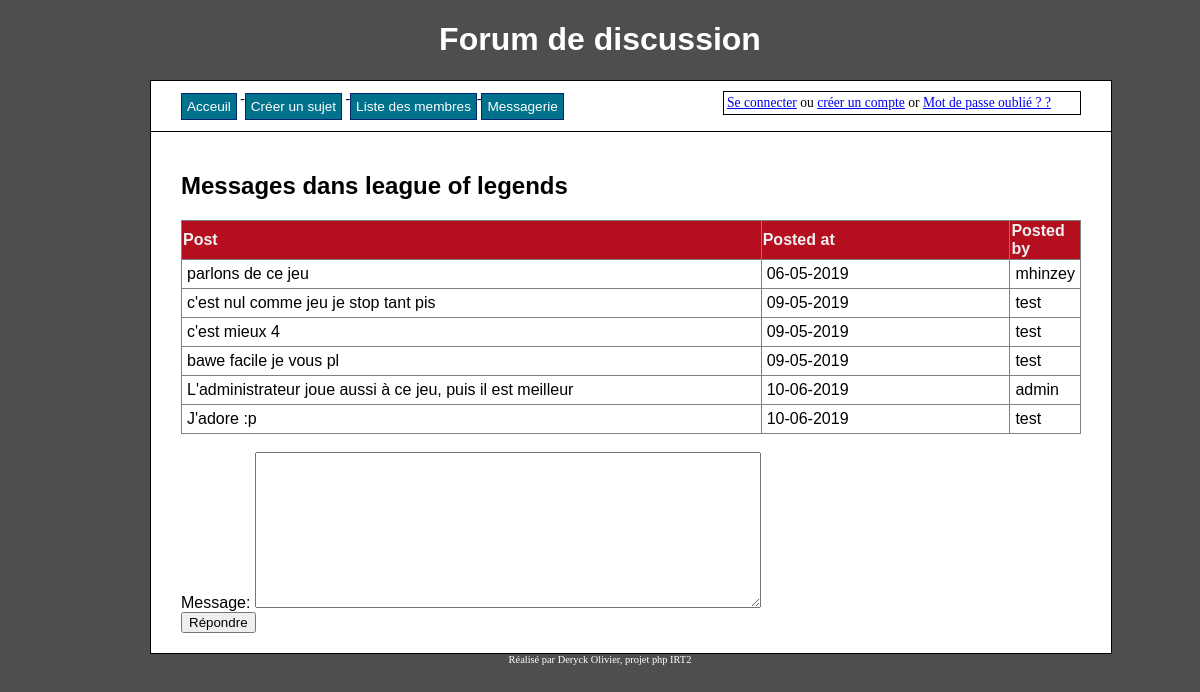
Page /codeSource/php/topic.php?id=2 on the committed database.
### tables this page shows
CREATE TABLE IF NOT EXISTS `topics` (
  `topic_id` int(8) NOT NULL AUTO_INCREMENT,
  `topic_subject` varchar(255) NOT NULL,
  `topic_date` datetime NOT NULL,
  `topic_cat` int(8) NOT NULL,
  `topic_by` int(8) NOT NULL,
  PRIMARY KEY (`topic_id`),
  KEY `topic_cat` (`topic_cat`),
  KEY `topic_by` (`topic_by`)
);

CREATE TABLE IF NOT EXISTS `posts` (
  `post_id` int(8) NOT NULL AUTO_INCREMENT,
  `post_content` text NOT NULL,
  `post_date` datetime NOT NULL,
  `post_topic` int(8) NOT NULL,
  `post_by` int(8) NOT NULL,
  PRIMARY KEY (`post_id`),
  KEY `post_topic` (`post_topic`),
  KEY `post_by` (`post_by`)
);

CREATE TABLE IF NOT EXISTS `users` (
  `user_id` int(8) NOT NULL AUTO_INCREMENT,
  `user_name` varchar(30) NOT NULL,
  `user_pass` varchar(255) NOT NULL,
  `user_email` varchar(255) NOT NULL,
  `profil_pic` varchar(260) NOT NULL DEFAULT 'default.png',
  `user_date` datetime NOT NULL,
  `user_level` int(8) NOT NULL DEFAULT '0',
  `description` varchar(300) DEFAULT NULL,
  `country` varchar(63) NOT NULL,
  PRIMARY KEY (`user_id`),
  UNIQUE KEY `user_name_unique` (`user_name`)
);

### codeSource/php/topic.php (the view, shortened to what this page needs)
<?php
include 'connect.php';
include 'header.php';
$sql=$con->prepare( "SELECT * FROM topics WHERE topic_id =:id");
$sql->bindValue('id', $_GET['id'], PDO::PARAM_INT);
$result=$sql->execute();
$row = $sql->fetch(PDO::FETCH_ASSOC);
if($_SERVER['REQUEST_METHOD'] != 'POST')
{
	if(!$result)
	{
		echo 'Impossible d\'afficher le sujet.';
		print_r($sql->errorInfo());
	}
	else
	{
		if($row == 0)
		{
			echo 'Ce sujet n\'existe pas.';
		}
		else
		{
				echo '<h2>Messages dans ' . $row['topic_subject'] .  '</h2>';
			$sql=$con->prepare( "SELECT
						*
					FROM
						posts
					WHERE
						post_topic = :topic");
			$sql->bindValue('topic', $_GET['id'], PDO::PARAM_INT);
			$result = $sql->execute();
			$row = $sql->fetchColumn();
			if(!$result)
			{
				echo 'The posts could not be displayed, please try again later.';
			}
			else
			{
				if($row == 0)
				{
					echo 'Aucune réponse pour le moment.';
				}
				else
				{
					echo '<table border="1">
						  <tr>
							<th>Post</th>
							<th>Posted at</th>
							<th>Posted by</th>
						  </tr>';
					$sql->execute();
				$results=$sql->fetchAll();
                foreach($results as $row)
					{
						echo '<tr>';
							echo '<td class="leftpart">';
								echo  htmlentities($row->post_content) ;
							echo '</td>';
							echo '<td class="rightpart">';
								echo date('d-m-Y', strtotime($row->post_date));
							echo '</td>';
							echo '<td class="rightpart">';
							$user=$con->prepare("SELECT user_name from users where user_id =:by ");
							$user->bindValue('by', $row->post_by, PDO::PARAM_INT);
							$user->execute();
							$username=$user->fetch();
							echo $username->user_name;
							echo '</td>';
						echo '</tr>';
					}
				}
			}
		}
		echo ' </table> <br><form method="post" action="">
			Message: <textarea name="reply" /></textarea>
				<br>
				<input type="submit" value="Répondre" />
			 </form>';
	}
}
include 'footer.php';
?>

### codeSource/css/style.css (style rules this page uses)
body { background-color: #4E4E4E; text-align: center; }
table { border-collapse: collapse; width: 100%; }
th { background-color: #B40E1F; color: #F0F0F0; }
td { padding: 5px; }
.leftpart { width: 70%; }
.rightpart { width: 30%; }
textarea { width: 500px; height: 150px; }

### rows in the picture
topics: topic_subject "league of legends"
posts: post_content "parlons de ce jeu", post_date "06-05-2019", post_by.user_name "mhinzey"
posts: post_content "c'est nul comme jeu je stop tant pis", post_date "09-05-2019", post_by.user_name "test"
posts: post_content "c'est mieux 4", post_date "09-05-2019", post_by.user_name "test"
posts: post_content "bawe facile je vous pl", post_date "09-05-2019", post_by.user_name "test"
posts: post_content "L'administrateur joue aussi à ce jeu, puis il est meilleur", post_date "10-06-2019", post_by.user_name "admin"
posts: post_content "J'adore :p", post_date "10-06-2019", post_by.user_name "test"
